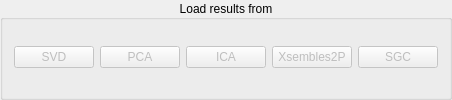
         <widget class="QGroupBox" name="groupBox_23">
          <property name="title">
           <string>Load results from</string>
          </property>
          <property name="alignment">
           <set>Qt::AlignCenter</set>
          </property>
          <property name="flat">
           <bool>false</bool>
          </property>
          <property name="checkable">
           <bool>false</bool>
          </property>
          <layout class="QHBoxLayout" name="horizontalLayout_8">
           <property name="topMargin">
            <number>0</number>
           </property>
           <property name="bottomMargin">
            <number>2</number>
           </property>
           <item>
            <widget class="QPushButton" name="ensvis_btn_svd">
             <property name="enabled">
              <bool>false</bool>
             </property>
             <property name="text">
              <string>SVD</string>
             </property>
            </widget>
           </item>
           <item>
            <widget class="QPushButton" name="ensvis_btn_pca">
             <property name="enabled">
              <bool>false</bool>
             </property>
             <property name="text">
              <string>PCA</string>
             </property>
            </widget>
           </item>
           <item>
            <widget class="QPushButton" name="ensvis_btn_ica">
             <property name="enabled">
              <bool>false</bool>
             </property>
             <property name="text">
              <string>ICA</string>
             </property>
            </widget>
           </item>
           <item>
            <widget class="QPushButton" name="ensvis_btn_x2p">
             <property name="enabled">
              <bool>false</bool>
             </property>
             <property name="text">
              <string>Xsembles2P</string>
             </property>
            </widget>
           </item>
           <item>
            <widget class="QPushButton" name="ensvis_btn_sgc">
             <property name="enabled">
              <bool>false</bool>
             </property>
             <property name="text">
              <string>SGC</string>
             </property>
            </widget>
           </item>
          </layout>
         </widget>
